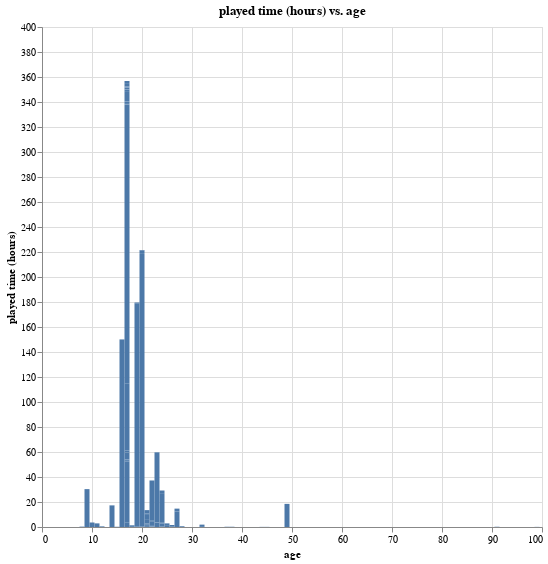

The notebook cell saved with this chart:
### Code cell
plot_1 = alt.Chart(player_data, title = "played time (hours) vs. age").mark_bar().encode(
    x=alt.X("age")
        .title("age"),
    y=alt.Y("played_hours")
        .title("played time (hours)"),
).configure_axis(titleFontSize=11).properties(height=500,width=500)

plot_1

### Figure 1 — Vega-Lite specification as saved in the notebook (floating-point values rounded to 4 significant figures; data arrays with more than 128 entries replaced by an {"elided": "..."} marker saying what was removed)
{"config": {"view": {"continuousWidth": 300, "continuousHeight": 300}, "axis": {"titleFontSize": 11}}, "data": {"name": "data-6d7f1fd46a3d33e7bdea28f3005f4d7a"}, "mark": {"type": "bar"}, "encoding": {"x": {"field": "age", "title": "age", "type": "quantitative"}, "y": {"field": "played_hours", "title": "played time (hours)", "type": "quantitative"}}, "height": 500, "title": "played time (hours) vs. age", "width": 500, "$schema": "https://vega.github.io/schema/vega-lite/v5.20.1.json", "datasets": {"data-6d7f1fd46a3d33e7bdea28f3005f4d7a": {"elided": "196 records"}}}
